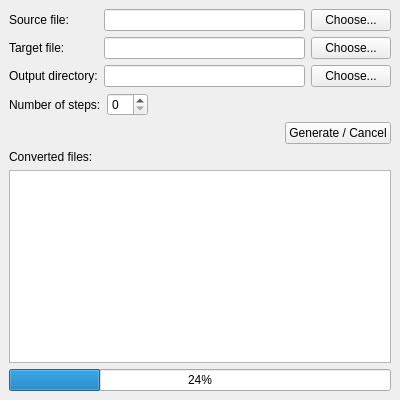
<?xml version="1.0" encoding="UTF-8"?>
<ui version="4.0">
 <class>MainWindow</class>
 <widget class="QMainWindow" name="MainWindow">
  <property name="geometry">
   <rect>
    <x>0</x>
    <y>0</y>
    <width>400</width>
    <height>400</height>
   </rect>
  </property>
  <property name="windowTitle">
   <string>Image Blender</string>
  </property>
  <widget class="QWidget" name="centralwidget">
   <layout class="QVBoxLayout" name="verticalLayout_2">
    <item>
     <layout class="QGridLayout" name="gridLayout_2">
      <item row="0" column="0" colspan="2">
       <layout class="QGridLayout" name="gridLayout">
        <item row="1" column="1">
         <widget class="QLineEdit" name="lineEditTarget"/>
        </item>
        <item row="0" column="2">
         <widget class="QPushButton" name="buttonChooseSource">
          <property name="text">
           <string>Choose...</string>
          </property>
         </widget>
        </item>
        <item row="1" column="0">
         <widget class="QLabel" name="label_2">
          <property name="text">
           <string>Target file:</string>
          </property>
         </widget>
        </item>
        <item row="0" column="0">
         <widget class="QLabel" name="label">
          <property name="text">
           <string>Source file:</string>
          </property>
         </widget>
        </item>
        <item row="1" column="2">
         <widget class="QPushButton" name="pushChooseTarget">
          <property name="text">
           <string>Choose...</string>
          </property>
         </widget>
        </item>
        <item row="2" column="0">
         <widget class="QLabel" name="label_3">
          <property name="text">
           <string>Output directory:</string>
          </property>
         </widget>
        </item>
        <item row="2" column="1">
         <widget class="QLineEdit" name="lineEditDirectory"/>
        </item>
        <item row="2" column="2">
         <widget class="QPushButton" name="pushChooseDirectory">
          <property name="text">
           <string>Choose...</string>
          </property>
         </widget>
        </item>
        <item row="0" column="1">
         <widget class="QLineEdit" name="lineEditSource"/>
        </item>
       </layout>
      </item>
      <item row="2" column="1">
       <widget class="QPushButton" name="buttonGenerate">
        <property name="text">
         <string>Generate / Cancel</string>
        </property>
       </widget>
      </item>
      <item row="1" column="0">
       <layout class="QHBoxLayout" name="horizontalLayout">
        <item>
         <widget class="QLabel" name="label_4">
          <property name="text">
           <string>Number of steps:</string>
          </property>
         </widget>
        </item>
        <item>
         <widget class="QSpinBox" name="spinBoxSteps"/>
        </item>
        <item>
         <spacer name="horizontalSpacer">
          <property name="orientation">
           <enum>Qt::Horizontal</enum>
          </property>
          <property name="sizeHint" stdset="0">
           <size>
            <width>40</width>
            <height>20</height>
           </size>
          </property>
         </spacer>
        </item>
       </layout>
      </item>
      <item row="3" column="0" colspan="2">
       <layout class="QVBoxLayout" name="verticalLayout">
        <item>
         <widget class="QLabel" name="label_5">
          <property name="text">
           <string>Converted files:</string>
          </property>
         </widget>
        </item>
        <item>
         <widget class="QPlainTextEdit" name="outputText">
          <property name="enabled">
           <bool>true</bool>
          </property>
          <property name="readOnly">
           <bool>true</bool>
          </property>
         </widget>
        </item>
       </layout>
      </item>
      <item row="4" column="0" colspan="2">
       <widget class="QProgressBar" name="morphingProgressBar">
        <property name="value">
         <number>24</number>
        </property>
       </widget>
      </item>
     </layout>
    </item>
   </layout>
  </widget>
 </widget>
 <resources/>
 <connections/>
</ui>
